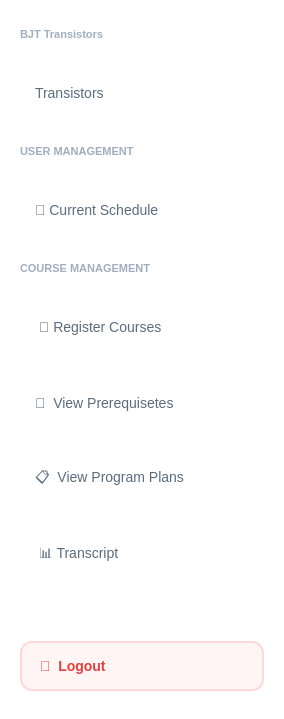
                <widget class="QWidget" name="navScrollContent_3">
                 <property name="geometry">
                  <rect>
                   <x>0</x>
                   <y>0</y>
                   <width>284</width>
                   <height>719</height>
                  </rect>
                 </property>
                 <property name="styleSheet">
                  <string notr="true">background-color: white;</string>
                 </property>
                 <layout class="QVBoxLayout" name="navMainLayout_3">
                  <property name="spacing">
                   <number>28</number>
                  </property>
                  <property name="leftMargin">
                   <number>20</number>
                  </property>
                  <property name="topMargin">
                   <number>28</number>
                  </property>
                  <property name="rightMargin">
                   <number>20</number>
                  </property>
                  <property name="bottomMargin">
                   <number>28</number>
                  </property>
                  <item>
                   <widget class="QLabel" name="dashboardSectionLabel_3">
                    <property name="styleSheet">
                     <string notr="true">color: #a0aec0; font-size: 11px; font-weight: 800; background: transparent;</string>
                    </property>
                    <property name="text">
                     <string>BJT Transistors</string>
                    </property>
                   </widget>
                  </item>
                  <item>
                   <widget class="QPushButton" name="buttonProfile_3">
                    <property name="minimumSize">
                     <size>
                      <width>0</width>
                      <height>48</height>
                     </size>
                    </property>
                    <property name="cursor">
                     <cursorShape>PointingHandCursor</cursorShape>
                    </property>
                    <property name="styleSheet">
                     <string notr="true">QPushButton {
    background-color: transparent;
    border: none;
    border-radius: 10px;
    color: #5a6c7d;
    font-size: 14px;
    text-align: left;
    padding-left: 15px;
}

QPushButton:hover {
    background-color: #f8f9fa;
    color: #8c6fff;  /* slightly purple-ish on hover */
}

/* CHECKED / TOGGLED STATE */
QPushButton:checked {
    background-color: rgba(140, 111, 255, 0.10);  /* faint purple */
    color: #8c6fff; 
    font-weight: bold;
    border-left: 4px solid #8c6fff;
    padding-left: 11px; /* adjust so bar doesn’t push content too far */
}

/* PRESSED STATE (optional but clean) */
QPushButton:pressed {
    background-color: rgba(140, 111, 255, 0.18);  /* slightly darker purple on press */
}
</string>
                    </property>
                    <property name="text">
                     <string>Transistors</string>
                    </property>
                    <property name="checkable">
                     <bool>true</bool>
                    </property>
                   </widget>
                  </item>
                  <item>
                   <widget class="QLabel" name="userMgmtLabel_3">
                    <property name="styleSheet">
                     <string notr="true">color: #a0aec0; font-size: 11px; font-weight: 800; background: transparent;</string>
                    </property>
                    <property name="text">
                     <string>USER MANAGEMENT</string>
                    </property>
                   </widget>
                  </item>
                  <item>
                   <widget class="QPushButton" name="buttonCurrentSchedule_3">
                    <property name="minimumSize">
                     <size>
                      <width>0</width>
                      <height>48</height>
                     </size>
                    </property>
                    <property name="cursor">
                     <cursorShape>PointingHandCursor</cursorShape>
                    </property>
                    <property name="styleSheet">
                     <string notr="true">QPushButton {
    background-color: transparent;
    border: none;
    border-radius: 10px;
    color: #5a6c7d;
    font-size: 14px;
    text-align: left;
    padding-left: 15px;
}

QPushButton:hover {
    background-color: #f8f9fa;
    color: #8c6fff;  /* slightly purple-ish on hover */
}

/* CHECKED / TOGGLED STATE */
QPushButton:checked {
    background-color: rgba(140, 111, 255, 0.10);  /* faint purple */
    color: #8c6fff; 
    font-weight: bold;
    border-left: 4px solid #8c6fff;
    padding-left: 11px; /* adjust so bar doesn’t push content too far */
}

/* PRESSED STATE (optional but clean) */
QPushButton:pressed {
    background-color: rgba(140, 111, 255, 0.18);  /* slightly darker purple on press */
}
</string>
                    </property>
                    <property name="text">
                     <string>📅 Current Schedule</string>
                    </property>
                    <property name="checkable">
                     <bool>true</bool>
                    </property>
                   </widget>
                  </item>
                  <item>
                   <widget class="QLabel" name="courseMgmtLabel_3">
                    <property name="styleSheet">
                     <string notr="true">color: #a0aec0; font-size: 11px; font-weight: 800; background: transparent;</string>
                    </property>
                    <property name="text">
                     <string>COURSE MANAGEMENT</string>
                    </property>
                   </widget>
                  </item>
                  <item>
                   <widget class="QPushButton" name="buttonRegisterCourses_3">
                    <property name="minimumSize">
                     <size>
                      <width>0</width>
                      <height>48</height>
                     </size>
                    </property>
                    <property name="cursor">
                     <cursorShape>PointingHandCursor</cursorShape>
                    </property>
                    <property name="styleSheet">
                     <string notr="true">QPushButton {
    background-color: transparent;
    border: none;
    border-radius: 10px;
    color: #5a6c7d;
    font-size: 14px;
    text-align: left;
    padding-left: 15px;
}

QPushButton:hover {
    background-color: #f8f9fa;
    color: #8c6fff;  /* slightly purple-ish on hover */
}

/* CHECKED / TOGGLED STATE */
QPushButton:checked {
    background-color: rgba(140, 111, 255, 0.10);  /* faint purple */
    color: #8c6fff; 
    font-weight: bold;
    border-left: 4px solid #8c6fff;
    padding-left: 11px; /* adjust so bar doesn’t push content too far */
}

/* PRESSED STATE (optional but clean) */
QPushButton:pressed {
    background-color: rgba(140, 111, 255, 0.18);  /* slightly darker purple on press */
}
</string>
                    </property>
                    <property name="text">
                     <string> 📝 Register Courses </string>
                    </property>
                    <property name="checkable">
                     <bool>true</bool>
                    </property>
                   </widget>
                  </item>
                  <item>
                   <widget class="QPushButton" name="buttonViewPrereqs_3">
                    <property name="minimumSize">
                     <size>
                      <width>0</width>
                      <height>48</height>
                     </size>
                    </property>
                    <property name="cursor">
                     <cursorShape>PointingHandCursor</cursorShape>
                    </property>
                    <property name="styleSheet">
                     <string notr="true">QPushButton {
    background-color: transparent;
    border: none;
    border-radius: 10px;
    color: #5a6c7d;
    font-size: 14px;
    text-align: left;
    padding-left: 15px;
}

QPushButton:hover {
    background-color: #f8f9fa;
    color: #8c6fff;  /* slightly purple-ish on hover */
}

/* CHECKED / TOGGLED STATE */
QPushButton:checked {
    background-color: rgba(140, 111, 255, 0.10);  /* faint purple */
    color: #8c6fff; 
    font-weight: bold;
    border-left: 4px solid #8c6fff;
    padding-left: 11px; /* adjust so bar doesn’t push content too far */
}

/* PRESSED STATE (optional but clean) */
QPushButton:pressed {
    background-color: rgba(140, 111, 255, 0.18);  /* slightly darker purple on press */
}
</string>
                    </property>
                    <property name="text">
                     <string>🔗  View Prerequisetes</string>
                    </property>
                    <property name="checkable">
                     <bool>true</bool>
                    </property>
                   </widget>
                  </item>
                  <item>
                   <widget class="QPushButton" name="buttonViewProgramPlans_3">
                    <property name="minimumSize">
                     <size>
                      <width>0</width>
                      <height>48</height>
                     </size>
                    </property>
                    <property name="cursor">
                     <cursorShape>PointingHandCursor</cursorShape>
                    </property>
                    <property name="styleSheet">
                     <string notr="true">QPushButton {
    background-color: transparent;
    border: none;
    border-radius: 10px;
    color: #5a6c7d;
    font-size: 14px;
    text-align: left;
    padding-left: 15px;
}

QPushButton:hover {
    background-color: #f8f9fa;
    color: #8c6fff;  /* slightly purple-ish on hover */
}

/* CHECKED / TOGGLED STATE */
QPushButton:checked {
    background-color: rgba(140, 111, 255, 0.10);  /* faint purple */
    color: #8c6fff; 
    font-weight: bold;
    border-left: 4px solid #8c6fff;
    padding-left: 11px; /* adjust so bar doesn’t push content too far */
}

/* PRESSED STATE (optional but clean) */
QPushButton:pressed {
    background-color: rgba(140, 111, 255, 0.18);  /* slightly darker purple on press */
}
</string>
                    </property>
                    <property name="text">
                     <string>📋  View Program Plans</string>
                    </property>
                    <property name="checkable">
                     <bool>true</bool>
                    </property>
                   </widget>
                  </item>
                  <item>
                   <widget class="QPushButton" name="buttonTranscript_3">
                    <property name="minimumSize">
                     <size>
                      <width>0</width>
                      <height>48</height>
                     </size>
                    </property>
                    <property name="cursor">
                     <cursorShape>PointingHandCursor</cursorShape>
                    </property>
                    <property name="styleSheet">
                     <string notr="true">QPushButton {
    background-color: transparent;
    border: none;
    border-radius: 10px;
    color: #5a6c7d;
    font-size: 14px;
    text-align: left;
    padding-left: 15px;
}

QPushButton:hover {
    background-color: #f8f9fa;
    color: #8c6fff;  /* slightly purple-ish on hover */
}

/* CHECKED / TOGGLED STATE */
QPushButton:checked {
    background-color: rgba(140, 111, 255, 0.10);  /* faint purple */
    color: #8c6fff; 
    font-weight: bold;
    border-left: 4px solid #8c6fff;
    padding-left: 11px; /* adjust so bar doesn’t push content too far */
}

/* PRESSED STATE (optional but clean) */
QPushButton:pressed {
    background-color: rgba(140, 111, 255, 0.18);  /* slightly darker purple on press */
}
</string>
                    </property>
                    <property name="text">
                     <string> 📊 Transcript </string>
                    </property>
                    <property name="checkable">
                     <bool>true</bool>
                    </property>
                   </widget>
                  </item>
                  <item>
                   <spacer name="navVerticalSpacer_3">
                    <property name="orientation">
                     <enum>Qt::Orientation::Vertical</enum>
                    </property>
                    <property name="sizeHint" stdset="0">
                     <size>
                      <width>20</width>
                      <height>40</height>
                     </size>
                    </property>
                   </spacer>
                  </item>
                  <item>
                   <widget class="QPushButton" name="buttonLogout_3">
                    <property name="minimumSize">
                     <size>
                      <width>0</width>
                      <height>50</height>
                     </size>
                    </property>
                    <property name="cursor">
                     <cursorShape>PointingHandCursor</cursorShape>
                    </property>
                    <property name="styleSheet">
                     <string notr="true">QPushButton {
    background-color: #fff5f5;
    border: 2px solid #fed7d7;
    border-radius: 12px;
    color: #e53e3e;
    font-weight: 700;
    font-size: 14px;
    text-align: left;
    padding-left: 18px;
    /* Add subtle shadow for depth */
    box-shadow: 0px 2px 4px rgba(0, 0, 0, 0.1);
}

/* Hover effect */
QPushButton:hover {
    background-color: #fed7d7;
}

/* Pressed effect */
QPushButton:pressed {
    background-color: #fbb6b6; /* slightly darker */
    padding-left: 20px;        /* move text slightly right to simulate press */
    padding-top: 2px;          /* move text slightly down */
    border-color: #f56565;     /* darker border */
}
</string>
                    </property>
                    <property name="text">
                     <string>🚪  Logout</string>
                    </property>
                   </widget>
                  </item>
                 </layout>
                </widget>
